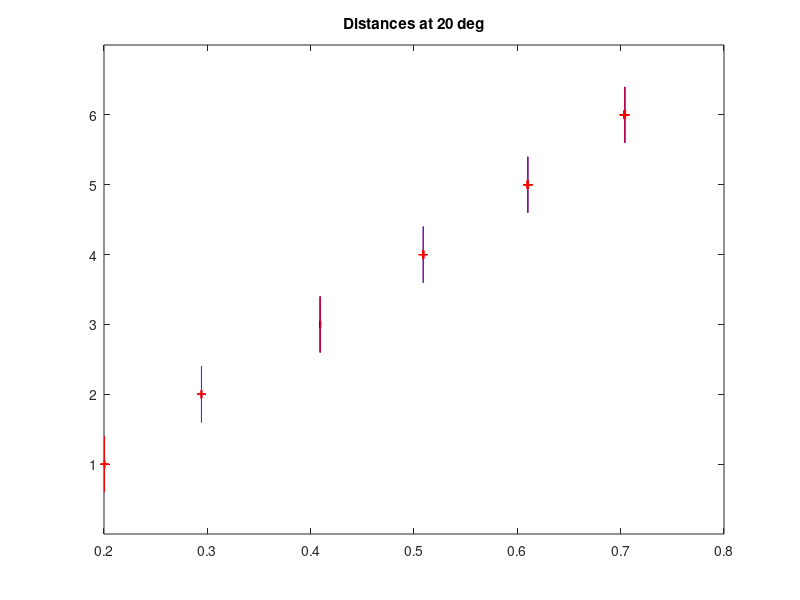
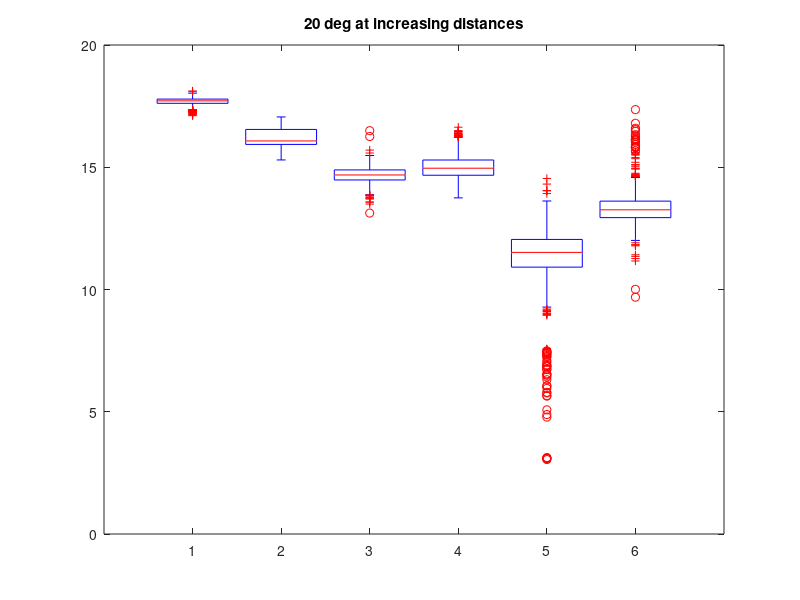
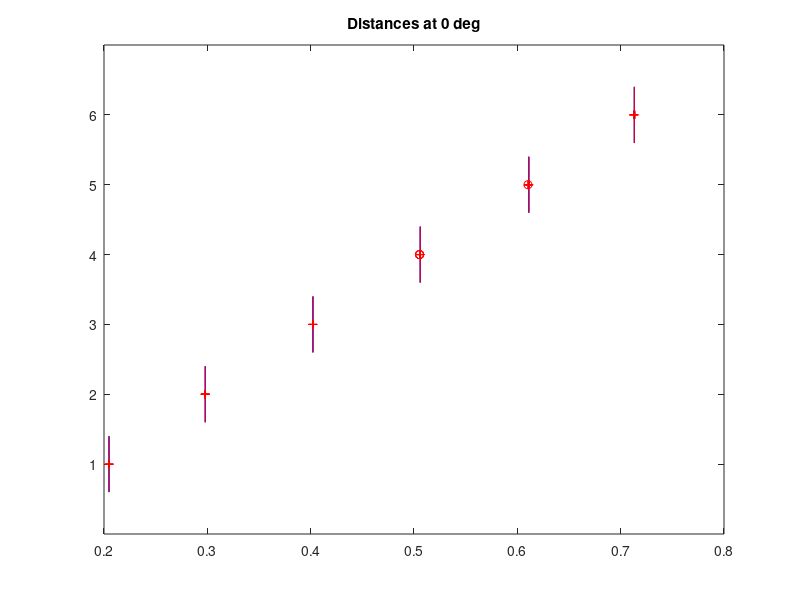
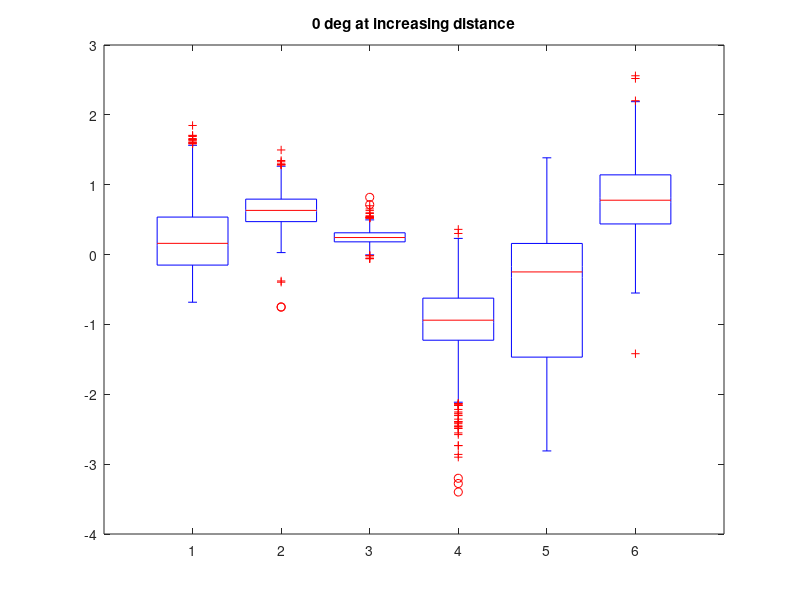

Write the MATLAB code that produced these figures, in order.
%% Data Analysis

load('measure_70_20.mat')
load('measure_70_0.mat')
load('measure_60_20.mat')
load('measure_60_0.mat')
load('measure_50_20.mat')
load('measure_50_0.mat')
load('measure_40_20.mat')
load('measure_40_0.mat')
load('measure_30_20.mat')
load('measure_30_0.mat')
load('measure_20_20.mat')
load('measure_20_0.mat')

figure(1);
boxplot([measure_20_20(:,1),measure_30_20(:,1),measure_40_20(:,1),measure_50_20(:,1),measure_60_20(:,1),measure_70_20(:,1)],'Orientation','horizontal')
title('Distances at 20 deg')

figure(2);
boxplot([measure_20_20(:,2),measure_30_20(:,2),measure_40_20(:,2),measure_50_20(:,2),measure_60_20(:,2),measure_70_20(:,2)])
title('20 deg at increasing distances')

figure(3);
boxplot([measure_20_0(:,1),measure_30_0(:,1),measure_40_0(:,1),measure_50_0(:,1),measure_60_0(:,1),measure_70_0(:,1)],'Orientation','horizontal')
title('Distances at 0 deg')

figure(4);
boxplot([measure_20_0(:,2),measure_30_0(:,2),measure_40_0(:,2),measure_50_0(:,2),measure_60_0(:,2),measure_70_0(:,2)])
title('0 deg at increasing distance')